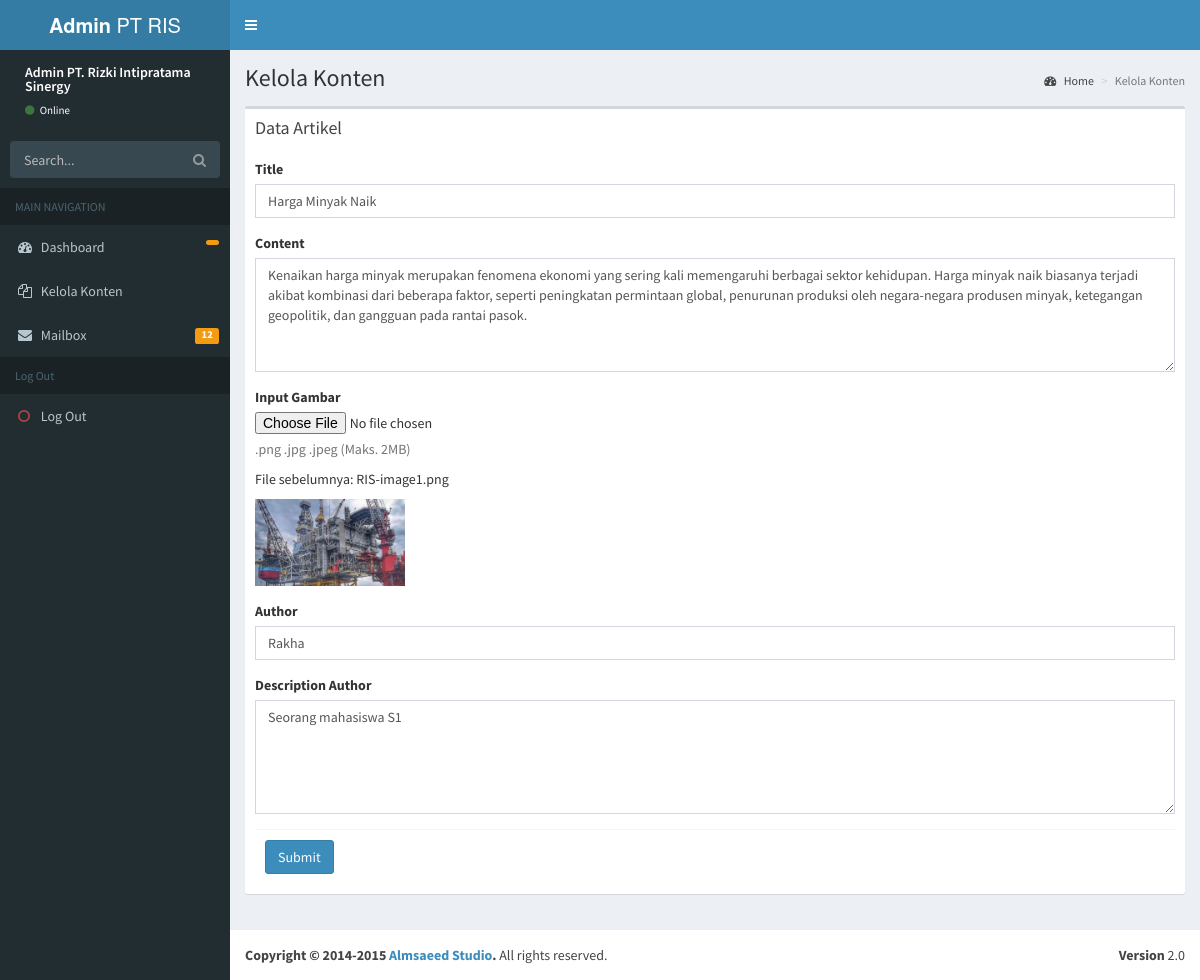
The app's page /admin/controllers/artikel-edit.php?id=3 (signed in) with its own data.
### tables this page shows
CREATE TABLE `artikel` (
  `id` int NOT NULL AUTO_INCREMENT,
  `title` varchar(255) NOT NULL,
  `content` text NOT NULL,
  `namaGambar` varchar(255) DEFAULT NULL,
  `tipeGambar` varchar(50) DEFAULT NULL,
  `ukuranGambar` int DEFAULT NULL,
  `likes` int DEFAULT '0',
  `create_at` datetime DEFAULT CURRENT_TIMESTAMP,
  `namaAuthor` varchar(255) DEFAULT NULL,
  `deskripsiAuthor` varchar(255) DEFAULT NULL,
  PRIMARY KEY (`id`)
);

### admin/controllers/artikel-edit.php (the view, shortened to what this page needs)
<?php
include '../../config/database.php';
?>
<!DOCTYPE html>
<html>
    <?php include '../component/head.php'; ?>
    <body class="skin-blue">
        <div class="wrapper">
        <?php include '../component/header.php'; ?>
        <?php include '../component/side-bar.php'; ?>
        <div class="content-wrapper">
            <section class="content-header">
                <h1>Kelola Konten</h1>
                <ol class="breadcrumb">
                    <li><a href="#"><i class="fa fa-dashboard"></i> Home</a></li>
                    <li class="active">Kelola Konten</li>
                </ol>
            </section>
            <section class="content">
                <div class="row">
                    <div class="col-xs-12">
                        <div class="box">
                            <div class="box-header">
                                <h3 class="box-title">Data Artikel</h3>
                            </div>
                            <div class="box-body">
                                <form role="form" action="artikel-edit-validasi.php" method="post" enctype="multipart/form-data">
                                <?php
                                try {
                                    $id = $_GET['id'];
                                    $query = $db->prepare("SELECT * FROM artikel WHERE id = :id");
                                    $query->bindParam(':id', $id, PDO::PARAM_INT);
                                    $query->execute();
                                    if ($query->rowCount() > 0) {
                                        $row = $query->fetch(PDO::FETCH_ASSOC);
                                ?>
                                    <div class="form-group">
                                        <label for="title">Title</label>
                                        <input type="text" name="title" class="form-control" placeholder="Masukkan Judul Artikel" maxlength="255" value="<?php echo htmlspecialchars($row['title']) ?>" required />
                                    </div>
                                    <div class="form-group">
                                        <label for="content">Content</label>
                                        <textarea name="content" class="form-control" rows="5"
                                                placeholder="Masukkan Konten Artikel"
                                                required><?php echo htmlspecialchars($row['content']) ?></textarea>
                                    </div>
                                    <div class="form-group">
                                        <label for="gambar">Input Gambar</label>
                                        <input type="file" id="gambar" name="gambar" accept="image/*" required>
                                        <p class="help-block">.png .jpg .jpeg (Maks. 2MB)</p>
                                        <p>File sebelumnya: <?php echo htmlspecialchars($row['namaGambar']); ?></p>
                                        <img src="../../images/<?php echo htmlspecialchars($row['namaGambar']); ?>" alt="Gambar Produk" width="150">
                                    </div>
                                    <div class="form-group">
                                        <label for="namaAuthor">Author</label>
                                        <input type="text" name="namaAuthor" class="form-control" placeholder="Masukkan Nama Penulis Artikel" maxlength="255" value="<?php echo htmlspecialchars($row['namaAuthor']) ?>" required />
                                    </div>
                                    <div class="form-group">
                                        <label for="deskripsiAuthor">Description Author</label>
                                        <textarea name="deskripsiAuthor" class="form-control" rows="5" placeholder="Masukkan Konten Artikel" required><?php echo htmlspecialchars($row['deskripsiAuthor']) ?></textarea>
                                    </div>
                                    <div class="box-footer">
                                        <button type="submit" name="submit" class="btn btn-primary">Submit</button>
                                    </div>
                                <?php
                                    } else {
                                        echo "<p>Data artikel tidak ditemukan.</p>";
                                    }
                                } catch (PDOException $e) {
                                    echo "<p>Error: " . $e->getMessage() . "</p>";
                                }
                                ?>
                                </form>
                            </div>
                        </div>
                    </div>
                </div>
            </section>
        </div>
        <?php include '../component/footer.php'; ?>
        </div>
    </body>
</html>

### records on screen
artikel: title "Harga Minyak Naik", content "Kenaikan harga minyak merupakan fenomena ekonomi yang sering kali memengaruhi berbagai sektor kehidupan. Harga minyak naik biasanya terjadi akibat kombinasi dari beberapa faktor, seperti peningkatan permintaan global, penurunan produksi oleh negara-negara produsen minyak, ketegangan geopolitik, dan gangguan pada rantai pasok.", namaGambar "RIS-image1.png", namaGambar (picture), namaAuthor "Rakha", deskripsiAuthor "Seorang mahasiswa S1"
